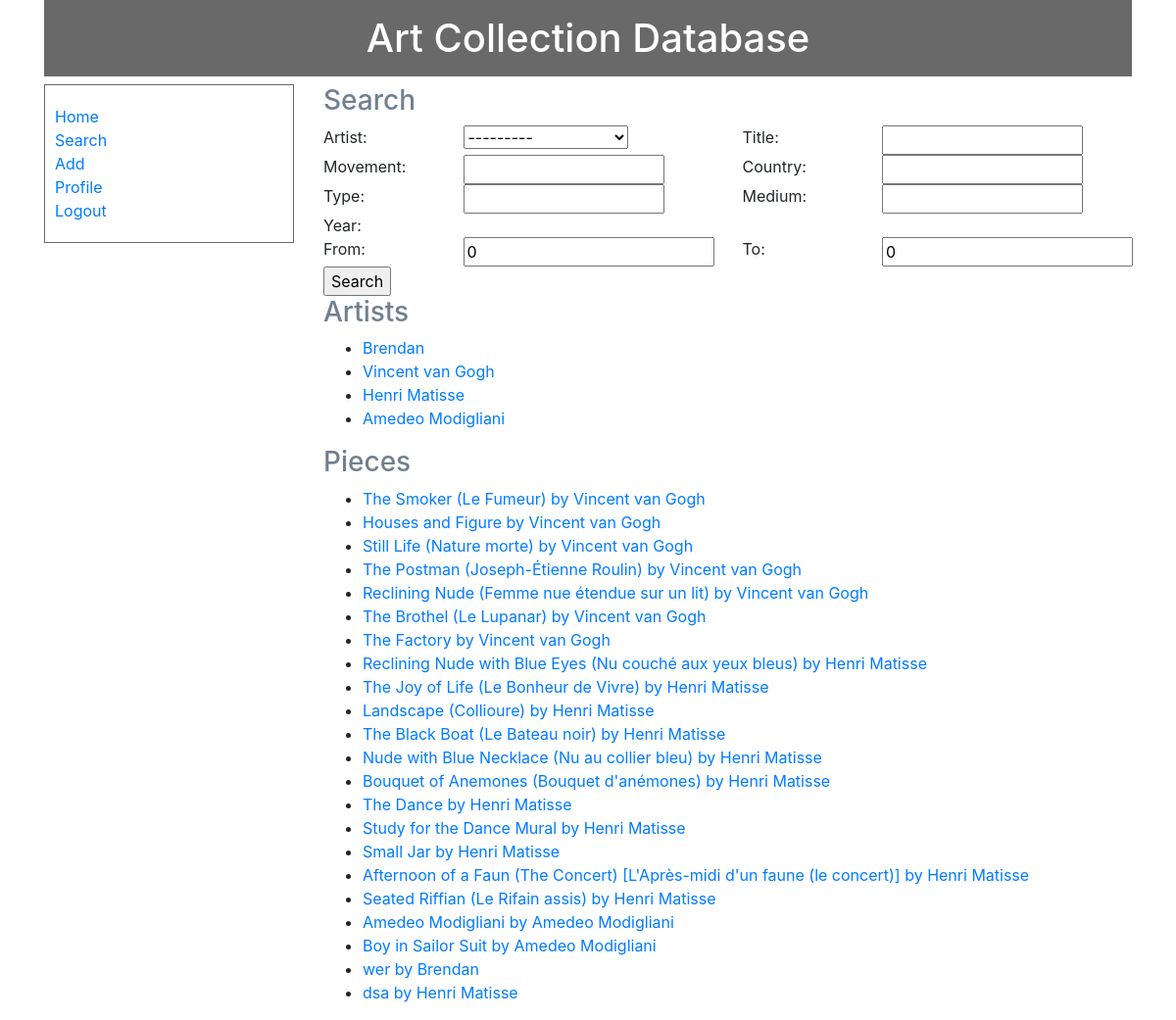
The app's page /ArtMuseum/search/ (signed in), older data.
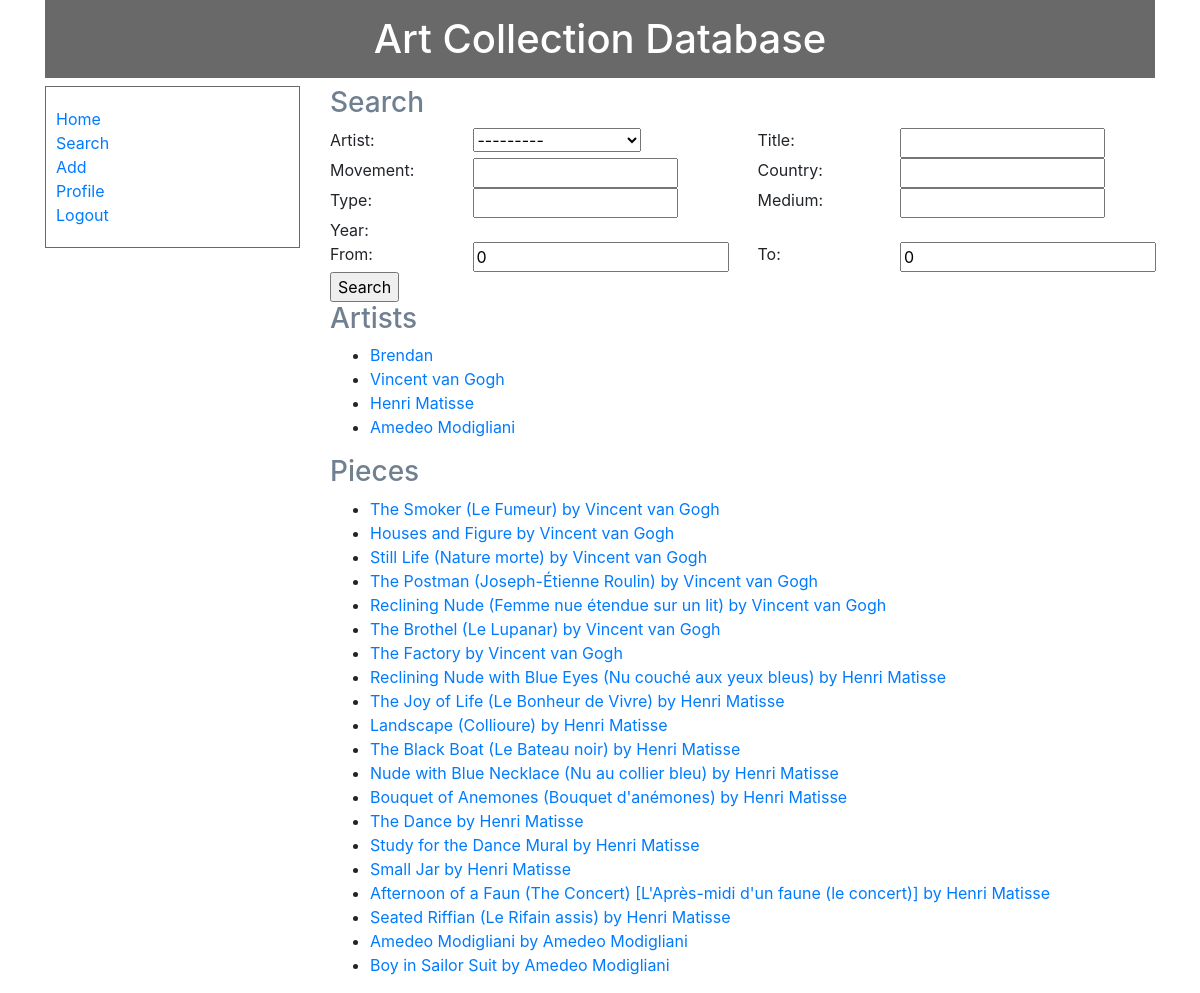
The same page, newer data.
### ArtMuseum/models.py (models this page shows)
class Artist(models.Model):
    artist_name = models.CharField(max_length=200)
    movement = models.CharField(max_length=200)
    country = models.CharField(max_length=200)
    birth_year = models.IntegerField(default=0)
    death_year = models.IntegerField(default=0)
    def __str__(self):
        return self.artist_name

class Piece(models.Model):
    artist = models.ForeignKey(Artist, on_delete=models.CASCADE)
    title = models.CharField(max_length=200)
    type = models.CharField(max_length=200)
    medium = models.CharField(max_length=200)
    picture_url = models.CharField(max_length=500)
    year = models.IntegerField(default=0)
    def __str__(self):
        return f"{self.title} by {self.artist}"

### ArtMuseum/views.py (the view)
# urls.py: path('search/', views.query, name='search'),
def query(request):
    if not request.user.is_authenticated:
        return render(request, 'registration/login.html', {'message': None})
    pieces = Piece.objects.all()
    artists = Artist.objects.all()
    return render(request, 'search.html', {'pieces' : pieces,'artists' : artists})

### templates/search.html (shortened to what this page needs)
{% extends 'base.html' %}
{% block content %}
    <h3>Search</h3>
    <form  action="{% url 'search' %}" method="post">
    <div class="row">
        <div class="col-2">
        Artist:
        </div>
        <div class="col-lg-4 col-md-4 col-sm-10">
            <select name="artist">
                    <option value="" selected>---------</option>
            </select><br>
        </div>
        <div class="col-2">
        Title:
        </div>
        <div class="col-lg-4 col-md-4 col-sm-10">
            <input name="title" type="text" size="15">
        </div>
    </div>
    <div class="row">
        <div class="col-2">
            Movement: <br>
        </div>
        <div class="col-lg-4 col-md-4 col-sm-10">
            <input name="movement" type="text" size="15">
        </div>
        <div class="col-2">
            Country:
        </div>
        <div class="col-lg-4 col-md-4 col-sm-10">
            <input name="country" type="text" size="15">
        </div>
    </div>
    <div class="row">
        <div class="col-2">
            Type: <br>
        </div>
        <div class="col-lg-4 col-md-4 col-sm-10">
            <input name="type" type="text" size="15">
        </div>
        <div class="col-2">
            Medium:
        </div>
        <div class="col-lg-4 col-md-4 col-sm-10">
            <input name="medium" type="text" size="15">
        </div>
    </div>
    <div class="row">
        <div class="col-12">
            Year:
        </div>
    </div>
    <div class="row">
        <div class="col-2">
            From:
        </div>
        <div class="col-lg-4 col-md-4 col-sm-10">
             <input name="yearfrom" type="number" value="0" size="15">
        </div>
        <div class="col-2">
            To:
        </div>
        <div class="col-lg-4 col-md-4 col-sm-10">
             <input name="yearto" type="number" value="0" size="15">
        </div>
    </div>
    <div class="row">
        <div class="col-12">
            <input type="submit" value="Search">
        </div>
    </div>
    </form>
    <h3>Artists</h3>
    <ul>
        {% for artist in artists %}
                <li><a href="{% url 'artist' artist.id %}">{{ artist }}</a></li>
        {% endfor %}
    </ul>
    <h3>Pieces</h3>
    <ul>
        {% for piece in pieces %}
                <li><a href="{% url 'piece' piece.id %}">{{ piece }}</a></li>
        {% endfor %}
    </ul>
{% endblock content %}

### templates/base.html (shortened to what this page needs)
<!DOCTYPE html>
{% load static %}
<html lang="en">
<head>
    <link rel="stylesheet" href="https://stackpath.bootstrapcdn.com/bootstrap/4.3.1/css/bootstrap.min.css">
</head>
<body>
<div class="container">
    <div class="row">
        <div class="col-12"><h1>Art Collection Database</h1></div>
    </div>
    <div class="row">
        <div class="col-sm-12 col-md-3 col-lg-3">
            <ul id="nav">
                <li><a href="{% url 'index' %}">Home</a></li>
                <li><a href="{% url 'search' %}">Search</a></li>
                <li><a href="{% url 'addinfo' %}">Add</a></li>
                <li><a href="{% url 'profile' %}">Profile</a></li>
                <li><a href="{% url 'logout' %}">Logout</a></li>
            </ul>
        </div>
        <div class="col-sm-12 col-md-9 col-lg-9">
            {% block content %}
            {% endblock %}
        </div>
    </div>
</div>
</body>
</html>

### templates/base.html (style rules this page uses)
h1 { text-align: center; color: white; background-color: dimgray; padding: 15px 0px; }
h3 { color: slategray; }
#nav li { list-style-type: none; }
@media (min-width: 768px) { #nav { padding: 20px 10px; border: 1px solid dimgray; } }

Row changes from the older to the newer data that the page shows:
removed Piece: title+artist "wer by Brendan"
removed Piece: title+artist "dsa by Henri Matisse"
